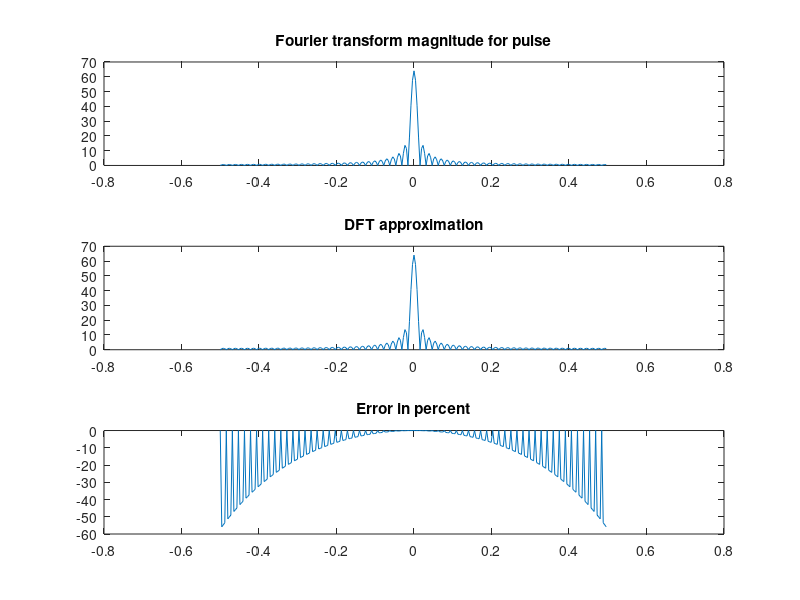

MATLAB code to generate this figure:
% MAT9_6.M  Compute the FFT of a pulse and compare to the Fourier transform
%
clear
ft=[1;0;0;0];            % 25% duty cycle
ft=kron(ft,ones(64,1));
%
%
fprintf('Sample interval, Number of points, and sample period')
Ts= 1            % Sample interval (1 s)
N = length(ft)   % Number of points (256)
T = N*Ts         % Period in seconds (256s)
%
%  Note: length of time signal is (N-1)*T seconds -but period
%        for FFT is N*T
%
% Compute the exact Fourier transform
%   The pulse is shifted from zero by (N/4 +1)/2 = 32.5 sec 
%    - ignore the shift since only the magnitudes will be compared 
%
% Frequency Domain parameters
%
%  The FFT and FFTSHIFT yields frequencies -(N/2)*fs, ..,0,...,(N/2-1)*fs
%
fs= 1/(N*Ts);                               % .0039 Hz
xf=[-(N/2)*fs:fs:(N/2-1)*fs];   % Plot symmetrical spectrum
xf=xf+(xf==0)*eps;	                    % Avoid divide by zero
A1=1;
fprintf('Pulse width')
T1=T/4					    % Pulse width	
Tau1=T1/2;
F=(A1*T1)*sin(2*pi*xf.*Tau1)./(2*pi*xf.*Tau1);
FTmag = abs(F);
subplot(3,1,1); plot(xf,FTmag)
title('Fourier transform magnitude for pulse')
%
% Compute the DFT using the FFT
%
FT1=Ts*(fft(ft,N));         % Scale to approximate FT
FT=fftshift(FT1)';          % Shift 0 to center and create row 
%                              vector to compare manually	
%
% Create frequency axis - Values are the same as xf
%
FFTmag=abs(FT);                 % Magnitude
subplot(3,1,2); plot(xf,FFTmag)
title('DFT approximation')
%
% Compare the values FTmag with FFTmag
%  Experimenting showed that the error varies wildly due to
%   roundoff errors. Limit errors to 5 places. 
Ferror=((fix(10000*(FTmag -FFTmag))/10000)./(FTmag+eps))*100;  % Error in %
subplot(3,1,3); plot(xf,Ferror)
title('Error in percent')
% Other approaches:
% ginput  - use to pick off exact values from graphs
% zoom    - use to study the graphs more closely
%  It is possible to use  disp([FTmag;FFTmag]') to compare
%    numerical values point by point
